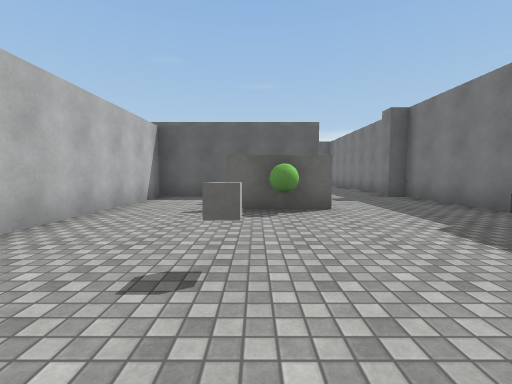
[1] (above)

23 first-person views from a walk through a scene from a Unity 3-D project. The camera is 1.3 m above the floor, tilts 4° down and sees 90° across. The floor is counted in squares, 2 m on a side. Each view is taken from the middle of a square. On the plan, view 1 faces up. The plan holds only what a view shows up to about 9 squares ahead; the rest is blank. The place goes on beyond the plan. The player is left out. Surface patterns are stand-ins for the level's own textures.

[2]
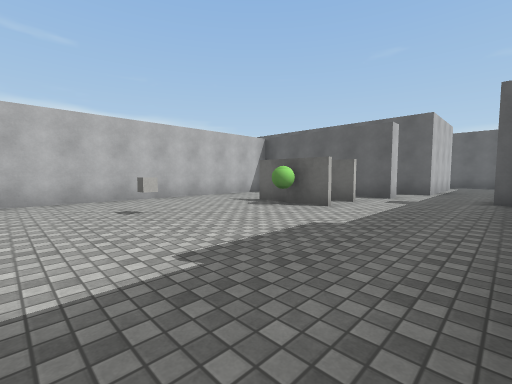

[3]
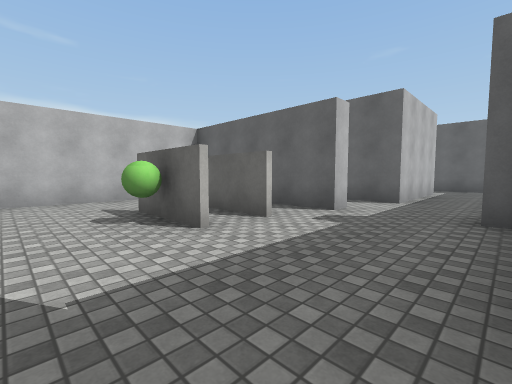

[4]
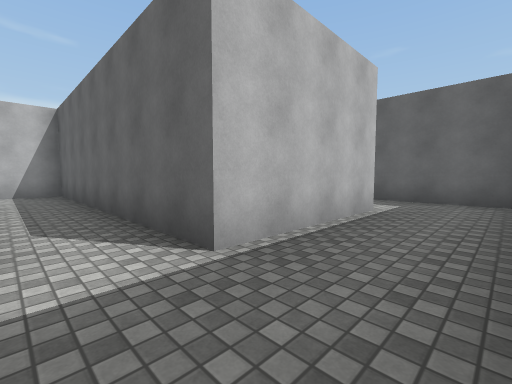

[5]
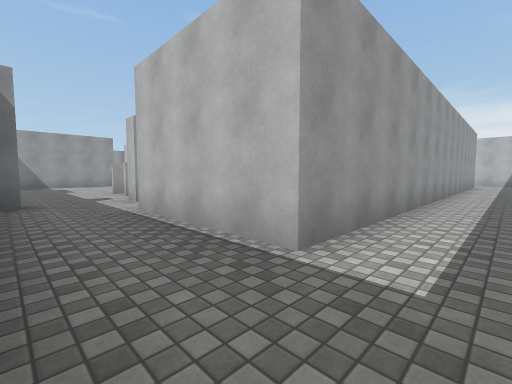

[6]
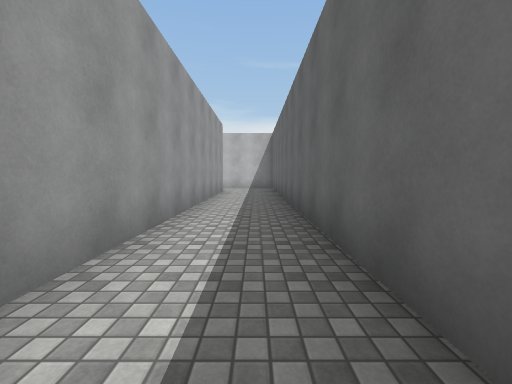

[7]
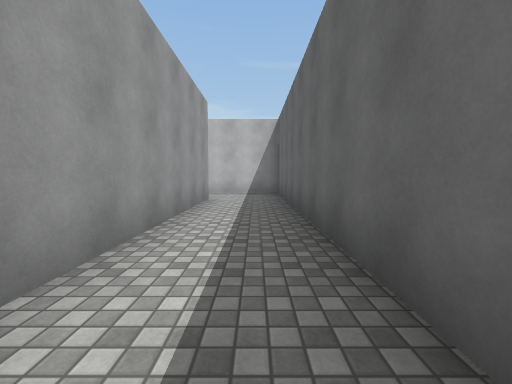

[8]
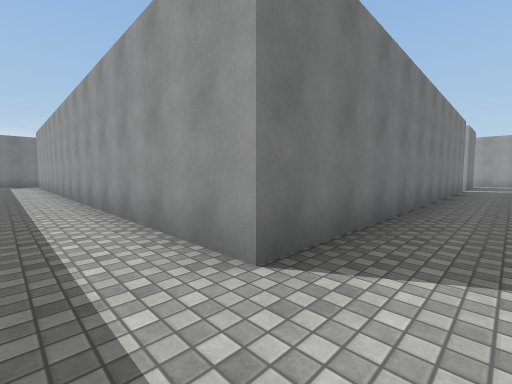

[9]
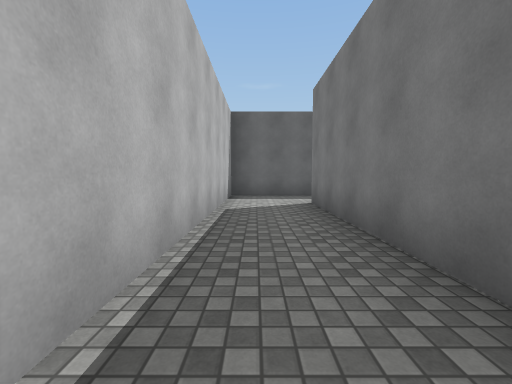

[10]
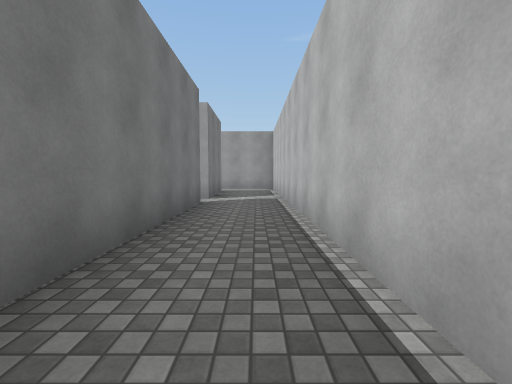

[11]
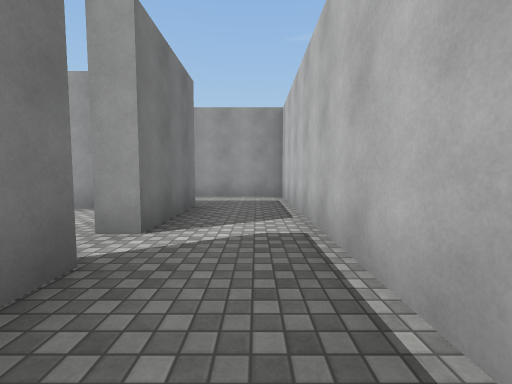

[12]
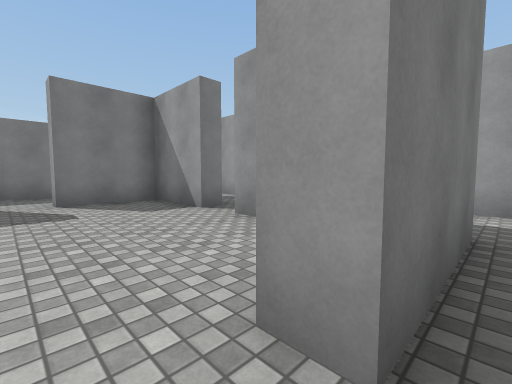

[13]
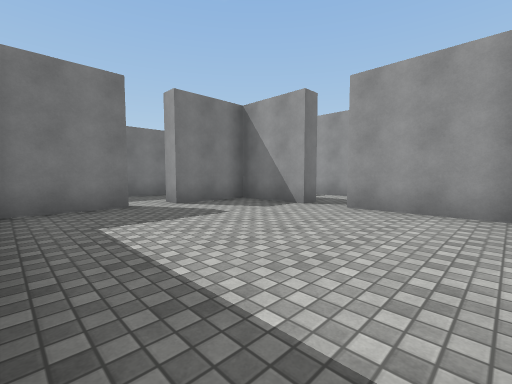

[14]
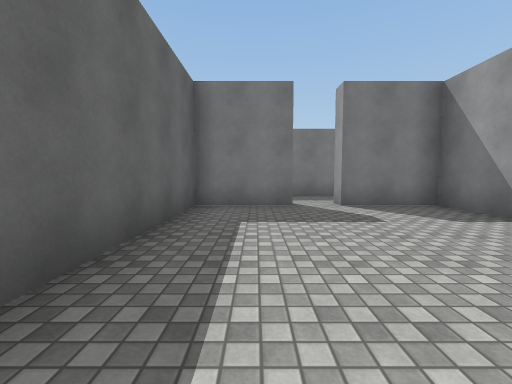

[15]
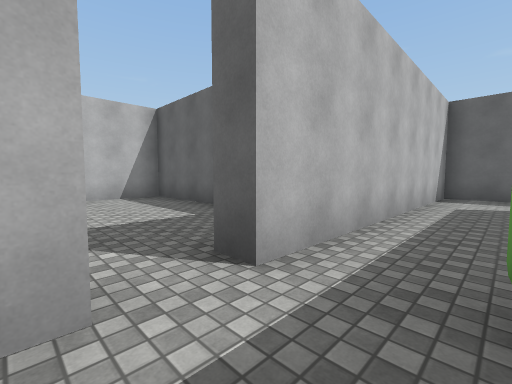

[16]
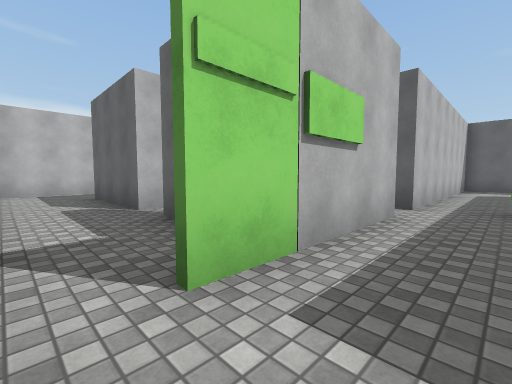

[17]
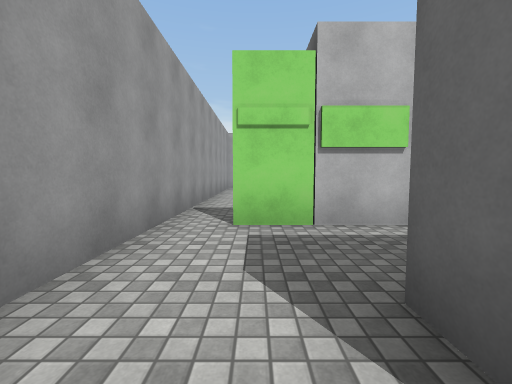

[18]
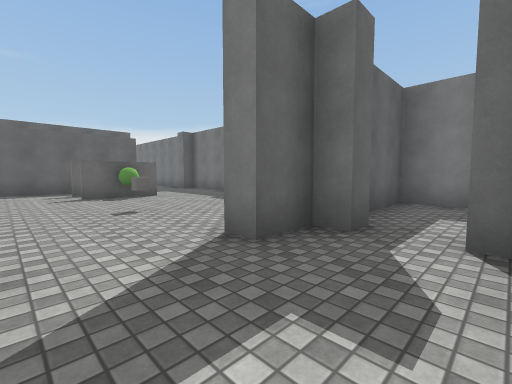

[19]
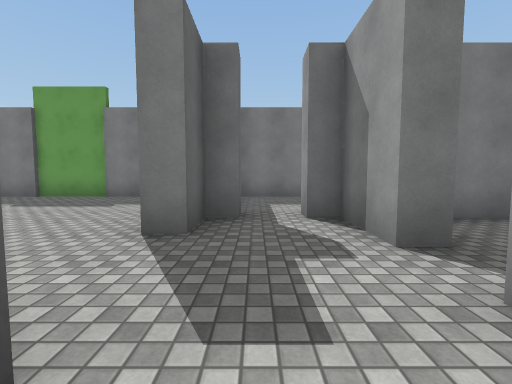

[20]
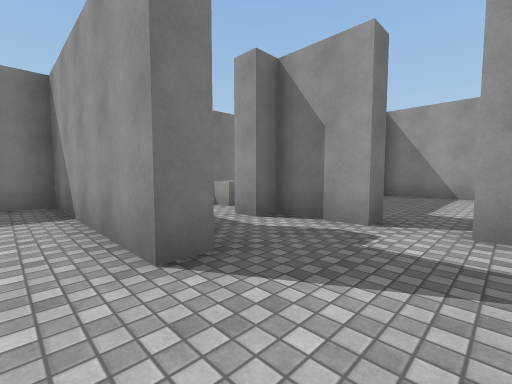

[21]
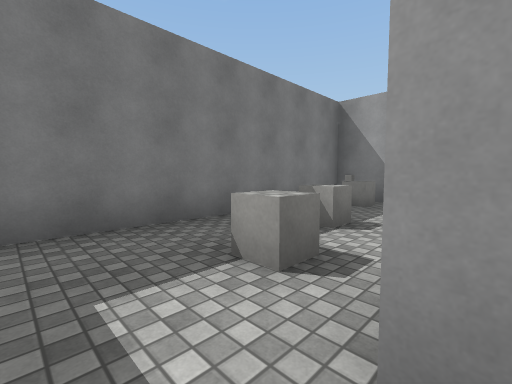

[22]
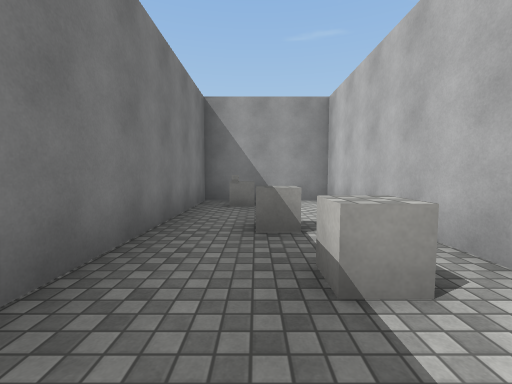

[23]
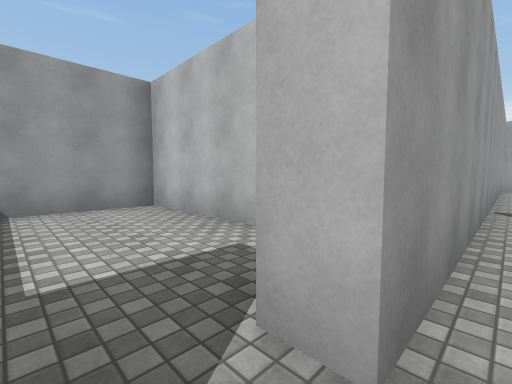

### Floor plan
Ten units are one square. View 1 is at (0, 0); x grows to the right and y downward. Boxes are objects, and circles mark ways between rooms. Rooms are numbered by the first view taken in them; rooms with no view inside come last. Other rooms are left out.
<svg viewBox="-143 -153 190 240">
<path fill="none" stroke="#000" d="M18 -79 18 -73 -27 -73 -27 1M15 -58 5 -58M15 -47 -6 -47M-26 -148 -138 -148 -138 -56M-52 -12 -52 5M-33 -2 -33 -21M-3 8 42 8 42 -73 38 -73 38 -78 41 -78M41 -148 15 -148M-118 -54 -118 -128 23 -128 23 -93 -52 -93 -52 -23M-87 8 -87 12 -118 12 -118 -12 -112 -12M-78 14 -78 8M-52 5 -52 24M-118 -22 -118 -54M-22 12 -32 12M-138 -56 -138 32 -18 32M-78 8 -58 8 -58 -12 -52 -12M-111 8 -87 8M-52 -23 -58 -23 -58 -42 -112 -42 -112 -24M-8 32 8 32 8 28 12 28M-18 32 -18 38M14 18 8 18 8 12 -3 12 -3 8M12 36 12 82 42 82 42 12 25 12M8 59 8 49M-8 39 -8 32M-33 52 -33 82 8 82"/>
<rect x="-45" y="-25" width="10" height="10" fill="#bbb"><title>green capsule</title></rect>
<rect x="-5" y="-25" width="10" height="10" fill="#bbb"><title>cube</title></rect>
<rect x="-5" y="-45" width="10" height="10" fill="#bbb"><title>green ball</title></rect>
<rect x="15" y="35" width="10" height="10" fill="#bbb"><title>cube</title></rect>
<rect x="25" y="65" width="10" height="10" fill="#bbb"><title>other object</title></rect>
<rect x="25" y="45" width="10" height="10" fill="#bbb"><title>cube</title></rect>
<circle cx="-130" cy="-50" r="3" fill="#2a7"/>
<circle cx="-40" cy="10" r="3" fill="#2a7"/>
<circle cx="-60" cy="-20" r="3" fill="#2a7"/>
<circle cx="-15" cy="10" r="3" fill="#2a7"/>
<circle cx="-120" cy="-20" r="3" fill="#2a7"/>
<circle cx="-80" cy="10" r="3" fill="#2a7"/>
<circle cx="-30" cy="25" r="3" fill="#2a7"/>
<circle cx="10" cy="20" r="3" fill="#2a7"/>
<circle cx="-10" cy="40" r="3" fill="#2a7"/>
<text x="-20" y="-80">1</text>
<text x="-90" y="20">2</text>
<text x="-90" y="-20">3</text>
<text x="-10" y="20">4</text>
<text x="30" y="50">5</text>
<text x="-10" y="60">6</text>
</svg>
Room 1 opens to room 2. Room 1 opens to room 3. Room 1 opens to room 4. Room 2 opens to room 3. Room 2 opens to room 4. Room 4 opens to room 5. Room 4 opens to room 6.

Where each view was taken, in squares from view 1:
view 1: 0 up, 0 right, facing up
view 2: 0 up, 4 right, facing up-left
view 3: 3 up, 4 right, facing up-left
view 4: 8 up, 4 right, facing up-left
view 5: 14 up, 4 right, facing down-left
view 6: 14 up, 2 left, facing left
view 7: 14 up, 5 left, facing left
view 8: 14 up, 13 left, facing down-right
view 9: 7 up, 13 left, facing up
view 10: 8 up, 13 left, facing down
view 11: 4 up, 13 left, facing down
view 12: 2 up, 12 left, facing down-right
view 13: 4 up, 11 left, facing down-right
view 14: 3 up, 11 left, facing right
view 15: 1 up, 4 left, facing up-left
view 16: 3 down, 4 left, facing up-left
view 17: 2 down, 2 left, facing left
view 18: 3 down, 2 left, facing up-right
view 19: 2 down, 3 left, facing right
view 20: 0 up, 2 left, facing down-right
view 21: 2 down, 1 right, facing down-right
view 22: 2 down, 3 right, facing down
view 23: 3 down, 1 left, facing down-left
